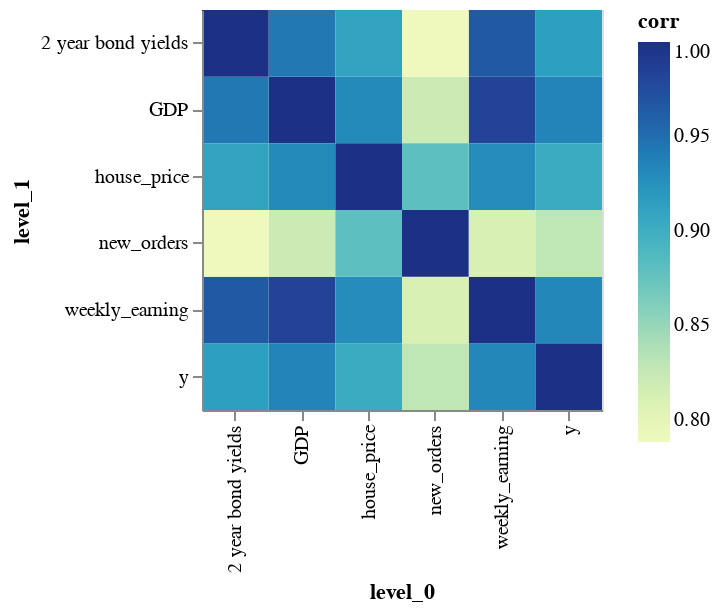

The notebook cell saved with this chart:
### Code cell
corr_df = df[numeric_cols].corr("spearman").stack().reset_index(name='corr')
corr_df

alt.Chart(corr_df).mark_rect().encode(
    x='level_0:N',
    y='level_1:N',
    color='corr:Q'
).properties(width=200,height=200)

### Figure 1 — Vega-Lite specification as saved in the notebook (floating-point values rounded to 4 significant figures)
{"config": {"view": {"continuousWidth": 400, "continuousHeight": 300}}, "data": {"name": "data-06774b9bfddfb1cf9636f458a262cbe8"}, "mark": "rect", "encoding": {"color": {"field": "corr", "type": "quantitative"}, "x": {"field": "level_0", "type": "nominal"}, "y": {"field": "level_1", "type": "nominal"}}, "height": 200, "width": 200, "$schema": "https://vega.github.io/schema/vega-lite/v4.17.0.json", "datasets": {"data-06774b9bfddfb1cf9636f458a262cbe8": [{"level_0": "y", "level_1": "y", "corr": 1.0}, {"level_0": "y", "level_1": "GDP", "corr": 0.9347}, {"level_0": "y", "level_1": "weekly_earning", "corr": 0.9327}, {"level_0": "y", "level_1": "house_price", "corr": 0.9032}, {"level_0": "y", "level_1": "new_orders", "corr": 0.8294}, {"level_0": "y", "level_1": "  2 year bond yields", "corr": 0.9145}, {"level_0": "GDP", "level_1": "y", "corr": 0.9347}, {"level_0": "GDP", "level_1": "GDP", "corr": 1.0}, {"level_0": "GDP", "level_1": "weekly_earning", "corr": 0.9827}, {"level_0": "GDP", "level_1": "house_price", "corr": 0.9306}, {"level_0": "GDP", "level_1": "new_orders", "corr": 0.8198}, {"level_0": "GDP", "level_1": "  2 year bond yields", "corr": 0.9433}, {"level_0": "weekly_earning", "level_1": "y", "corr": 0.9327}, {"level_0": "weekly_earning", "level_1": "GDP", "corr": 0.9827}, {"level_0": "weekly_earning", "level_1": "weekly_earning", "corr": 1.0}, {"level_0": "weekly_earning", "level_1": "house_price", "corr": 0.929}, {"level_0": "weekly_earning", "level_1": "new_orders", "corr": 0.8113}, {"level_0": "weekly_earning", "level_1": "  2 year bond yields", "corr": 0.9651}, {"level_0": "house_price", "level_1": "y", "corr": 0.9032}, {"level_0": "house_price", "level_1": "GDP", "corr": 0.9306}, {"level_0": "house_price", "level_1": "weekly_earning", "corr": 0.929}, {"level_0": "house_price", "level_1": "house_price", "corr": 1.0}, {"level_0": "house_price", "level_1": "new_orders", "corr": 0.8802}, {"level_0": "house_price", "level_1": "  2 year bond yields", "corr": 0.9109}, {"level_0": "new_orders", "level_1": "y", "corr": 0.8294}, {"level_0": "new_orders", "level_1": "GDP", "corr": 0.8198}, {"level_0": "new_orders", "level_1": "weekly_earning", "corr": 0.8113}, {"level_0": "new_orders", "level_1": "house_price", "corr": 0.8802}, {"level_0": "new_orders", "level_1": "new_orders", "corr": 1.0}, {"level_0": "new_orders", "level_1": "  2 year bond yields", "corr": 0.7883}, {"level_0": "  2 year bond yields", "level_1": "y", "corr": 0.9145}, {"level_0": "  2 year bond yields", "level_1": "GDP", "corr": 0.9433}, {"level_0": "  2 year bond yields", "level_1": "weekly_earning", "corr": 0.9651}, {"level_0": "  2 year bond yields", "level_1": "house_price", "corr": 0.9109}, {"level_0": "  2 year bond yields", "level_1": "new_orders", "corr": 0.7883}, {"level_0": "  2 year bond yields", "level_1": "  2 year bond yields", "corr": 1.0}]}}
